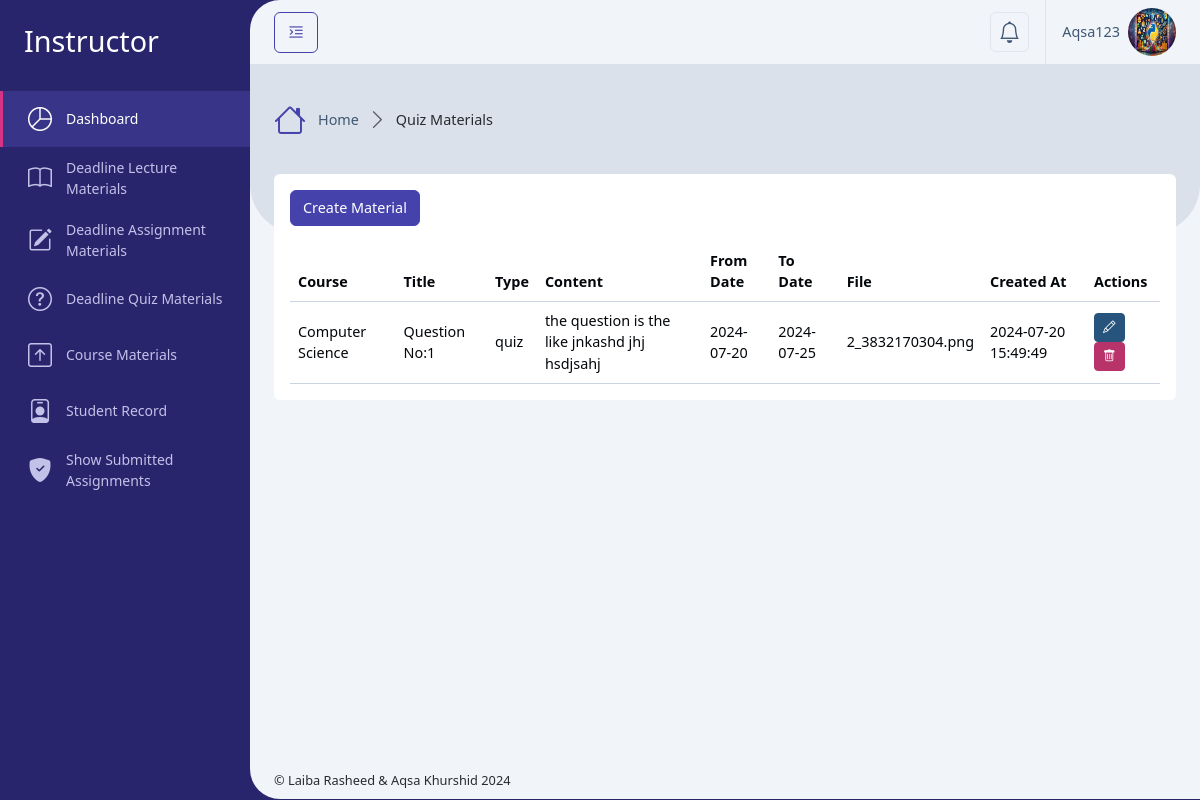
The app's page /Instructor/deadline_materials_quiz.php (signed in) with its own data.
### tables this page shows
CREATE TABLE `users` (
  `id` int(11) NOT NULL,
  `username` varchar(50) NOT NULL,
  `email` varchar(100) NOT NULL,
  `address` varchar(255) DEFAULT NULL,
  `phone` varchar(20) DEFAULT NULL,
  `department` varchar(255) DEFAULT NULL,
  `student_semester` varchar(100) DEFAULT NULL,
  `instructor_education` varchar(255) DEFAULT NULL,
  `profile_photo` varchar(256) DEFAULT NULL,
  `password` varchar(255) NOT NULL,
  `role_id` int(11) NOT NULL,
  `isActive` tinyint(2) DEFAULT 0,
  `created_at` timestamp NOT NULL DEFAULT current_timestamp()
);

CREATE TABLE `deadline_materials` (
  `id` int(11) NOT NULL,
  `course_id` int(11) DEFAULT NULL,
  `user_id` int(11) DEFAULT NULL,
  `title` varchar(255) NOT NULL,
  `type` enum('lecture','assignment','quiz') NOT NULL,
  `content` text DEFAULT NULL,
  `file_path` varchar(255) DEFAULT NULL,
  `from_date` date DEFAULT NULL,
  `to_date` date DEFAULT NULL,
  `created_at` timestamp NOT NULL DEFAULT current_timestamp()
);

CREATE TABLE `courses` (
  `id` int(11) NOT NULL,
  `code` varchar(100) DEFAULT NULL,
  `name` varchar(255) NOT NULL,
  `type` varchar(100) DEFAULT 'Course',
  `description` text DEFAULT NULL,
  `program` varchar(100) DEFAULT NULL,
  `semester` varchar(100) DEFAULT NULL,
  `credit_hour` int(10) DEFAULT 3,
  `created_at` timestamp NOT NULL DEFAULT current_timestamp()
);

### Instructor/deadline_materials_quiz.php (called while the page is built, shortened)
<?php
    require '../Database/config.php';
    $user = getUserData($_SESSION['user_id']);
    $user_id = $_SESSION['user_id'];
    $sql = "SELECT deadline_materials.*, courses.name AS course_name FROM deadline_materials
            JOIN courses ON deadline_materials.course_id = courses.id
            WHERE deadline_materials.user_id = ? AND deadline_materials.type = 'quiz'";
    $stmt = $conn->prepare($sql);
    $stmt->bind_param("i", $user_id);
    $stmt->execute();
    $result = $stmt->get_result();
    include '../setting/_Layout.php';
?>

### Database/config.php (called while the page is built, shortened)
<?php
    $servername = "localhost";
    $username = "root";
    $password = "";
    $dbname = "course_ms";
    $conn = new mysqli($servername, $username, $password, $dbname);
    function getUserData($user_id) {
        global $conn;
        $stmt = $conn->prepare("SELECT * FROM users WHERE id = ?");
        $stmt->bind_param("i", $user_id);
        $stmt->execute();
        $result = $stmt->get_result();
        return $result->fetch_assoc();
    }
?>

### Instructor/deadline_materials_quiz_content.php (the view, shortened to what this page needs)
<div class="row">
    <div class="col-xxl-12">
        <div class="card mb-4">
            <div class="card-body">
                <button class="btn btn-primary mb-3" data-bs-toggle="modal" data-bs-target="#createMaterialModal">Create Material</button>
                <div class="table-responsive">
                    <table class="table align-middle table-hover m-0">
                        <thead>
                            <tr>
                                <th scope="col">Course</th>
                                <th scope="col">Title</th>
                                <th scope="col">Type</th>
                                <th scope="col">Content</th>
                                <th scope="col">From Date</th>
                                <th scope="col">To Date</th>
                                <th scope="col">File</th>
                                <th scope="col">Created At</th>
                                <th scope="col">Actions</th>
                            </tr>
                        </thead>
                        <tbody>
                            <?php
                            if ($result->num_rows > 0) {
                                while ($row = $result->fetch_assoc()) {
                            ?>
                                    <tr>
                                        <td><?php echo htmlspecialchars($row['course_name']); ?></td>
                                        <td><?php echo htmlspecialchars($row['title']); ?></td>
                                        <td><?php echo htmlspecialchars($row['type']); ?></td>
                                        <td><?php echo htmlspecialchars($row['content']); ?></td>
                                        <td><?php echo htmlspecialchars($row['from_date']); ?></td>
                                        <td><?php echo htmlspecialchars($row['to_date']); ?></td>
                                        <td><?php echo htmlspecialchars($row['file_path']); ?></td>
                                        <td><?php echo htmlspecialchars($row['created_at']); ?></td>
                                        <td>
                                            <button class="btn btn-info btn-sm" data-bs-toggle="modal" data-bs-target="#editMaterialModal" onclick="setEditModalData(<?php echo htmlspecialchars(json_encode($row)); ?>)"><i class="bi bi-pencil"></i></button>
                                            <button class="btn btn-danger btn-sm" data-bs-toggle="modal" data-bs-target="#deleteMaterialModal" onclick="setDeleteModalData(<?php echo $row['id']; ?>)"><i class="bi bi-trash"></i></button>
                                        </td>
                                    </tr>
                                <?php
                                }
                            } else {
                                ?>
                                <tr>
                                    <td colspan="9">No materials found.</td>
                                </tr>
                            <?php
                            }
                            ?>
                        </tbody>
                    </table>
                </div>
            </div>
        </div>
    </div>
</div>

### setting/_Header.php (shortened to what this page needs)
<div class="app-header d-flex align-items-center">
    <div class="d-flex">
        <button class="btn btn-outline-primary me-2 pin-sidebar" id="pin-sidebar">
            <i class="bi bi-text-indent-left fs-5"></i>
        </button>
    </div>
    <div class="header-actions">
        <div class="dropdown ms-2">
            <a class="dropdown-toggle d-flex p-2 border rounded-2" href="#!" role="button" data-bs-toggle="dropdown"
                aria-expanded="false">
                <i class="bi bi-bell fs-4 lh-1"></i>
            </a>
        </div>
        <div class="dropdown ms-3">
            <a id="userSettings" class="dropdown-toggle d-flex py-2 align-items-center ps-3 border-start" href="#!"
                role="button" data-bs-toggle="dropdown" aria-expanded="false">
                <span class="d-none d-md-block me-2"><?php echo htmlspecialchars($user['username']); ?></span>
                <img src="../assets/uploads/<?php echo htmlspecialchars($user['profile_photo']); ?>" class="rounded-circle img-3x" alt="Bootstrap Gallery" />
            </a>
        </div>
    </div>
</div>

### records on screen
users: username "Aqsa123", profile_photo (picture)
deadline_materials: course.name "Computer Science", title "Question No:1", type "quiz", content "the question is the like jnkashd jhj hsdjsahj", from_date "2024-07-20", to_date "2024-07-25", file_path "2_3832170304.png", created_at "2024-07-20 15:49:49"

### other values on screen
$roleTitle "Instructor"
$title "Quiz Materials"
